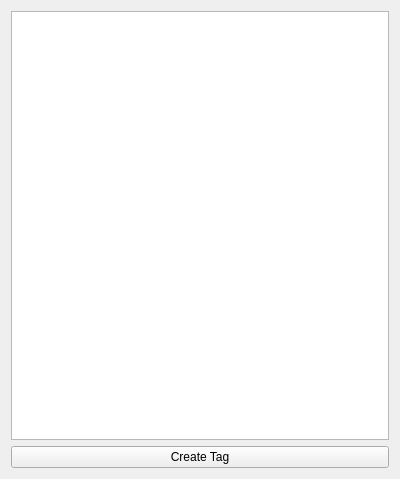
<?xml version="1.0" encoding="UTF-8"?>
<ui version="4.0">
 <class>TagsView</class>
 <widget class="QWidget" name="TagsView">
  <property name="geometry">
   <rect>
    <x>0</x>
    <y>0</y>
    <width>400</width>
    <height>479</height>
   </rect>
  </property>
  <property name="windowTitle">
   <string>Form</string>
  </property>
  <layout class="QVBoxLayout" name="verticalLayout">
   <item>
    <widget class="QTreeView" name="tree"/>
   </item>
   <item>
    <widget class="QPushButton" name="pushButton">
     <property name="text">
      <string>Create Tag</string>
     </property>
    </widget>
   </item>
  </layout>
 </widget>
 <resources/>
 <connections/>
</ui>
